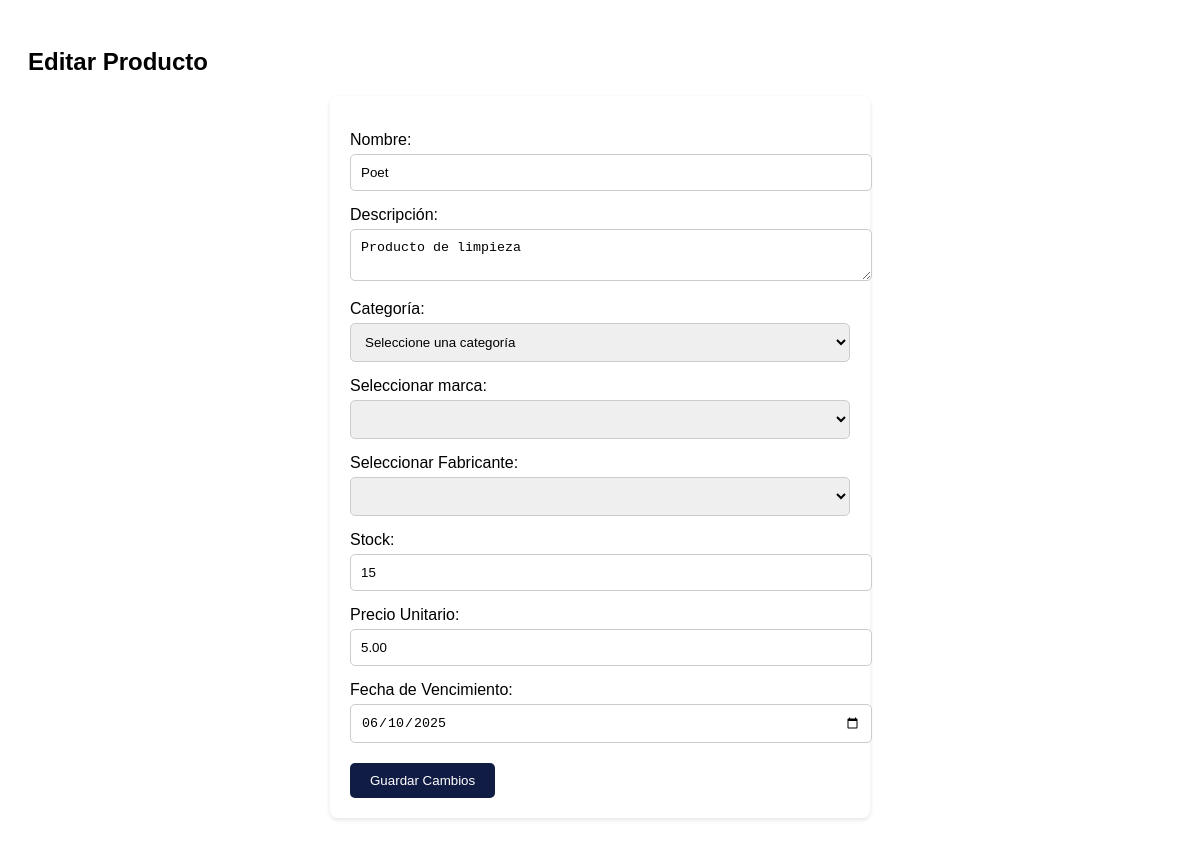
Screenshot of /editar_producto.php?id=13 with the database file from the repository.
### tables this page shows
CREATE TABLE `producto` (
  `idProducto` int(11) NOT NULL AUTO_INCREMENT,
  `nombre` varchar(100) NOT NULL,
  `descripcion` text DEFAULT NULL,
  `idCategoria` int(11) DEFAULT NULL,
  `idMarca` int(11) DEFAULT NULL,
  `idFabricante` int(11) DEFAULT NULL,
  `stock` int(11) DEFAULT 0,
  `fecha_vencimiento` date DEFAULT NULL,
  `precio_unitario` decimal(10,2) DEFAULT NULL,
  PRIMARY KEY (`idProducto`),
  KEY `idCategoria` (`idCategoria`),
  KEY `idMarca` (`idMarca`),
  KEY `idFabricante` (`idFabricante`),
  CONSTRAINT `producto_ibfk_1` FOREIGN KEY (`idCategoria`) REFERENCES `categoria` (`idCategoria`),
  CONSTRAINT `producto_ibfk_2` FOREIGN KEY (`idMarca`) REFERENCES `marca` (`idMarca`),
  CONSTRAINT `producto_ibfk_3` FOREIGN KEY (`idFabricante`) REFERENCES `fabricante` (`idFabricante`)
);

### editar_producto.php (the view, shortened to what this page needs)
<?php
$conexion = new mysqli("localhost", "root", "", "totalcleanbd");
$idProducto = $_GET['id'] ?? null;
$sql = "SELECT * FROM producto WHERE idProducto=?";
$stmt = $conexion->prepare($sql);
$stmt->bind_param("i", $idProducto);
$stmt->execute();
$resultado = $stmt->get_result();
$producto = $resultado->fetch_assoc();
?>
<!DOCTYPE html>
<html lang="es">
<head>
</head>
<body>
    <h2>Editar Producto</h2>
    <form method="POST">
        <label for="nombre">Nombre:</label>
        <input type="text" name="nombre" id="nombre" value="<?= htmlspecialchars($producto['nombre']) ?>" required>
        <label for="descripcion">Descripción:</label>
        <textarea name="descripcion" id="descripcion" required><?= htmlspecialchars($producto['descripcion']) ?></textarea>
<label for="idCategoria">Categoría:</label>
            <select id="idCategoria" name="idCategoria" required>
                <option value="">Seleccione una categoría</option>
            </select>
<label for="idMarca">Seleccionar marca:</label>
       <select name="idMarca" id="idMarca" required>
            <option value="1" <?= $producto['idMarca'] == 1 ? 'selected' : '' ?>Bolivar</option>
            <option value="2" <?= $producto['idMarca'] == 2 ? 'selected' : '' ?>Sapolio</option>
            <option value="3" <?= $producto['idMarca'] == 3 ? 'selected' : '' ?>CIF</option>
        </select>
            <label for="idFabricante">Seleccionar Fabricante:</label>
<select name="idFabricante" id="idFabricante" required>
    <option value="1" <?= ($producto['idFabricante'] ?? null) == 1 ? 'selected' : '' ?>PyG</option>
    <option value="2" <?= ($producto['idFabricante'] ?? null) == 2 ? 'selected' : '' ?>Intradevco</option>
    <option value="3" <?= ($producto['idFabricante'] ?? null) == 3 ? 'selected' : '' ?>Industrias del Epino</option>
</select>
        <label for="stock">Stock:</label>
        <input type="number" name="stock" id="stock" value="<?= $producto['stock'] ?>" required>
        <label for="precio_unitario">Precio Unitario:</label>
        <input type="number" step="0.01" name="precio_unitario" id="precio_unitario" value="<?= $producto['precio_unitario'] ?>" required>
        <label for="fecha_vencimiento">Fecha de Vencimiento:</label>
        <input type="date" name="fecha_vencimiento" id="fecha_vencimiento" value="<?= $producto['fecha_vencimiento'] ?>" required>
        <button type="submit">Guardar Cambios</button>
    </form>
</body>
</html>

### editar_producto.php (style rules this page uses)
body { font-family: Arial, sans-serif; padding: 20px; }
form { background-color: #fff; padding: 20px; border-radius: 8px; box-shadow: 0 2px 5px rgba(0,0,0,0.1); max-width: 500px; margin: auto; }
form label { display: block; margin-top: 15px; }
form input, form select, form textarea { width: 100%; padding: 10px; margin-top: 5px; border-radius: 5px; border: 1px solid #ccc; }
form button { background-color: #111c44; color: #fff; padding: 10px 20px; border: none; margin-top: 20px; cursor: pointer; border-radius: 5px; }

### rows the page displays
producto: nombre "Poet", descripcion "Producto de limpieza", stock "15", precio_unitario "5.00", fecha_vencimiento "06/10/2025"
